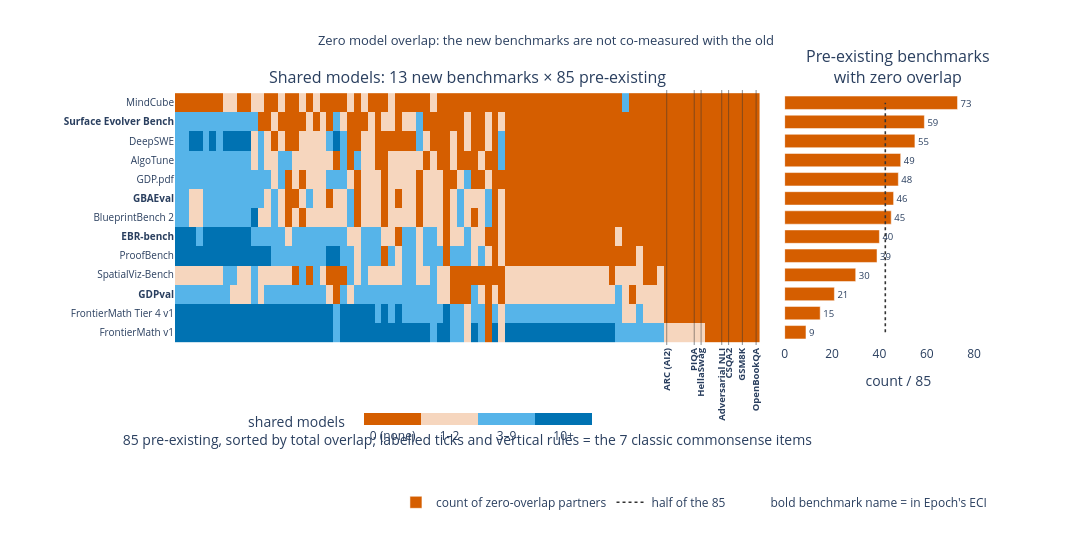

Write notebook code for a chart like this one.
### Markdown cell above
### 2 · GBAEval shares **zero** models with all 7 classic commonsense benchmarks, and with **46 of 85** pre-existing ones.
Seven of the 13 new benchmarks have no model overlap with more than half the old set (median 45 of 85). A zero-overlap pair has **no direct evidence** tying its loadings together — only a path through third benchmarks.

### Code cell
mods = {b: set(RAW.loc[RAW["benchmark"] == b, "model_version"]) for b in BEN}
OV = np.array([[len(mods[n] & mods[o]) for o in OLD] for n in NEW])
gb_classic = [int(len(mods["GBAEval"] & mods[c])) for c in CLASSIC]
assert sum(gb_classic) == 0, gb_classic
zeros = (OV == 0).sum(axis=1)
o_new = np.argsort(zeros)                                   # fewest zeros at the bottom
o_old = np.argsort([-OV[:, j].sum() for j in range(len(OLD))])
ylab = [f"<b>{NEW[i]}</b>" if NEW[i] in NEW_IN else NEW[i] for i in o_new]
# 4 legible bands instead of a continuous scale the eye cannot read
BINS, BCOL = [0, 1, 3, 10], [C["verm"], "#F6D6BE", C["sky"], C["blue"]]
BTXT = ["0 (none)", "1–2", "3–9", "10+"]
Z = np.digitize(OV[np.ix_(o_new, o_old)], BINS, right=False) - 1
scale = []
for i, col in enumerate(BCOL):
    scale += [[i / 4, col], [(i + 1) / 4, col]]

fig = make_subplots(rows=1, cols=2, shared_yaxes=True, column_widths=[0.72, 0.28],
                    horizontal_spacing=0.03,
                    subplot_titles=["Shared models: 13 new benchmarks × 85 pre-existing",
                                    "Pre-existing benchmarks<br>with zero overlap"])
fig.add_trace(go.Heatmap(z=Z, x=[OLD[j] for j in o_old], y=ylab,
                         zmin=-0.5, zmax=3.5, colorscale=scale,
                         colorbar=dict(title=dict(text="shared models", side="right"),
                                       orientation="h", thickness=12, len=0.42, x=0.30,
                                       y=-0.42, tickvals=[0, 1, 2, 3], ticktext=BTXT),
                         customdata=OV[np.ix_(o_new, o_old)],
                         hovertemplate="%{y} × %{x}: %{customdata} shared<extra></extra>"),
              row=1, col=1)
for c in CLASSIC:
    fig.add_vline(x=list(o_old).index(OLD.index(c)), line=dict(color=C["dark"], width=1),
                  opacity=0.5, row=1, col=1)
fig.update_xaxes(tickmode="array",
                 tickvals=[list(o_old).index(OLD.index(c)) for c in CLASSIC],
                 ticktext=[f"<b>{c}</b>" for c in CLASSIC], tickangle=-90,
                 tickfont=dict(size=9.5), range=[-0.5, len(OLD) - 0.5],
                 title_text="85 pre-existing, sorted by total overlap; labelled ticks and "
                            "vertical rules = the 7 classic commonsense items", row=1, col=1)
fig.add_trace(go.Bar(x=zeros[o_new], y=ylab, orientation="h", marker_color=C["verm"],
                     name="count of zero-overlap partners", text=zeros[o_new],
                     textposition="outside", textfont=dict(size=10),
                     hovertemplate="%{y}: %{x} / 85 zero<extra></extra>"), row=1, col=2)
fig.add_trace(go.Scatter(x=[42.5] * 2, y=[ylab[0], ylab[-1]], mode="lines",
                         name="half of the 85", line=dict(color=C["dark"], width=1.6, dash="dot")),
              row=1, col=2)
fig.add_trace(go.Bar(x=[None], y=[None], marker_color="rgba(0,0,0,0)",
                     name="bold benchmark name = in Epoch's ECI"), row=1, col=2)
fig.update_xaxes(title_text="count / 85", range=[0, 96], row=1, col=2)
fig.update_yaxes(categoryorder="array", categoryarray=ylab, tickfont=dict(size=10),
                 row=1, col=1)
fig.update_layout(title="Zero model overlap: the new benchmarks are not co-measured with the old",
                  height=560, width=1250, bargap=0.3,
                  legend=dict(orientation="h", y=-0.56, x=0.62, xanchor="center"),
                  margin=dict(t=90, b=215, l=175))
show(fig, "02_overlap")

print(f"GBAEval: {len(mods['GBAEval'])} models · overlap with the 7 classic items "
      f"{gb_classic} · zero-overlap with {int(zeros[NEW.index('GBAEval')])} / 85")
print(f"{int((zeros > 42).sum())} of 13 new benchmarks miss more than half the old set; "
      f"median zero-overlap count {np.median(zeros):.0f}")

### Figure 1 — Plotly figure (JSON) as saved in the notebook; plotly's stock layout.template omitted (floating-point values rounded to 4 significant figures; data arrays with more than 128 entries replaced by an {"elided": "..."} marker saying what was removed)
{"data": [{"colorbar": {"len": 0.42, "orientation": "h", "thickness": 12, "ticktext": ["0 (none)", "1–2", "3–9", "10+"], "tickvals": [0, 1, 2, 3], "title": {"side": "right", "text": "shared models"}, "x": 0.3, "y": -0.42}, "colorscale": [[0.0, "#D55E00"], [0.25, "#D55E00"], [0.25, "#F6D6BE"], [0.5, "#F6D6BE"], [0.5, "#56B4E9"], [0.75, "#56B4E9"], [0.75, "#0072B2"], [1.0, "#0072B2"]], "customdata": {"elided": "13x85 int values"}, "hovertemplate": "%{y} × %{x}: %{customdata} shared<extra></extra>", "type": "heatmap", "x": ["OTIS Mock AIME 2024-2025", "GPQA Diamond", "ARC-AGI", "ARC-AGI-2", "SimpleQA Verified", "WeirdML", "Chess Puzzles", "CritPt", "SciCode", "FrontierMath Tier 4", "FrontierMath", "SimpleBench", "APEX Agents", "SWE-Bench Verified", "TerminalBench", "GSO-Bench", "MATH Level 5", "VPCT", "Visual Task Assessment (VISTA)", "METR Time Horizons", "Humanity's Last Exam", "MultiNRC", "MCP Atlas", "CursorBench", "PostTrainBench", "ForecastBench", "Aider Polyglot", "EnigmaEval", "SWE-Bench Pro", "TutorBench", "Lech Mazur Writing", "MultiChallenge", "GeoBench", "PRBench Finance", "PRBench Legal", "DeepResearchBench", "SWE-Bench Pro (Private)", "VisualToolBench", "BALROG", "Fiction.LiveBench", "CL-Bench", "ExploitBench", "OS World 2", "Cybench", "Remote Labor Index", "FrontierCode", "LiveBench", "CL-Bench Life", "BioLP-bench", "GPQA Main Biology", "GPQA Main Chemistry", "LAB-Bench Cloning", "WMDP Chemistry", "GPQA Diamond Chemistry", "WMDP Biology", "GPQA Diamond Biology", "MMLU Pro Biology", "LAB-Bench Protocol", "MMLU Pro Chemistry", "LAB-Bench SeqQA", "MMLU Biology", "MMLU Chemistry", "LAB-Bench LitQA2", "CAD-Eval", "OS World (Screenshot)", "Video-MME", "SEAL Tool Use (Enterprise)", "AudioMultiChallenge", "MMLU", "The Agent Company", "SEAL Instruction Following", "ARC (AI2)", "TriviaQA", "WinoGrande", "BIG-Bench Hard (BBH)", "PIQA", "HellaSwag", "ScienceQA", "BoolQ", "Adversarial NLI", "CSQA2", "LAMBADA", "GSM8K", "SuperGLUE", "OpenBookQA"], "xaxis": "x", "y": ["FrontierMath v1", "FrontierMath Tier 4 v1", "<b>GDPval</b>", "SpatialViz-Bench", "ProofBench", "<b>EBR-bench</b>", "BlueprintBench 2", "<b>GBAEval</b>", "GDP.pdf", "AlgoTune", "DeepSWE", "<b>Surface Evolver Bench</b>", "MindCube"], "yaxis": "y", "z": {"elided": "13x85 int values"}, "zmax": 3.5, "zmin": -0.5}, {"hovertemplate": "%{y}: %{x} / 85 zero<extra></extra>", "marker": {"color": "#D55E00"}, "name": "count of zero-overlap partners", "orientation": "h", "text": [9.0, 15.0, 21.0, 30.0, 39.0, 40.0, 45.0, 46.0, 48.0, 49.0, 55.0, 59.0, 73.0], "textfont": {"size": 10}, "textposition": "outside", "type": "bar", "x": [9, 15, 21, 30, 39, 40, 45, 46, 48, 49, 55, 59, 73], "xaxis": "x2", "y": ["FrontierMath v1", "FrontierMath Tier 4 v1", "<b>GDPval</b>", "SpatialViz-Bench", "ProofBench", "<b>EBR-bench</b>", "BlueprintBench 2", "<b>GBAEval</b>", "GDP.pdf", "AlgoTune", "DeepSWE", "<b>Surface Evolver Bench</b>", "MindCube"], "yaxis": "y2"}, {"line": {"color": "#333333", "dash": "dot", "width": 1.6}, "mode": "lines", "name": "half of the 85", "type": "scatter", "x": [42.5, 42.5], "xaxis": "x2", "y": ["FrontierMath v1", "MindCube"], "yaxis": "y2"}, {"marker": {"color": "rgba(0,0,0,0)"}, "name": "bold benchmark name = in Epoch's ECI", "type": "bar", "x": [null], "xaxis": "x2", "y": [null], "yaxis": "y2"}], "layout": {"annotations": [{"font": {"size": 16}, "showarrow": false, "text": "Shared models: 13 new benchmarks × 85 pre-existing", "x": 0.3492, "xanchor": "center", "xref": "paper", "y": 1.0, "yanchor": "bottom", "yref": "paper"}, {"font": {"size": 16}, "showarrow": false, "text": "Pre-existing benchmarks<br>with zero overlap", "x": 0.8642, "xanchor": "center", "xref": "paper", "y": 1.0, "yanchor": "bottom", "yref": "paper"}], "bargap": 0.3, "height": 560, "legend": {"orientation": "h", "x": 0.62, "xanchor": "center", "y": -0.56}, "margin": {"b": 215, "l": 175, "t": 90}, "shapes": [{"line": {"color": "#333333", "width": 1}, "opacity": 0.5, "type": "line", "x0": 82, "x1": 82, "xref": "x", "y0": 0, "y1": 1, "yref": "y domain"}, {"line": {"color": "#333333", "width": 1}, "opacity": 0.5, "type": "line", "x0": 84, "x1": 84, "xref": "x", "y0": 0, "y1": 1, "yref": "y domain"}, {"line": {"color": "#333333", "width": 1}, "opacity": 0.5, "type": "line", "x0": 71, "x1": 71, "xref": "x", "y0": 0, "y1": 1, "yref": "y domain"}, {"line": {"color": "#333333", "width": 1}, "opacity": 0.5, "type": "line", "x0": 75, "x1": 75, "xref": "x", "y0": 0, "y1": 1, "yref": "y domain"}, {"line": {"color": "#333333", "width": 1}, "opacity": 0.5, "type": "line", "x0": 76, "x1": 76, "xref": "x", "y0": 0, "y1": 1, "yref": "y domain"}, {"line": {"color": "#333333", "width": 1}, "opacity": 0.5, "type": "line", "x0": 79, "x1": 79, "xref": "x", "y0": 0, "y1": 1, "yref": "y domain"}, {"line": {"color": "#333333", "width": 1}, "opacity": 0.5, "type": "line", "x0": 80, "x1": 80, "xref": "x", "y0": 0, "y1": 1, "yref": "y domain"}], "title": {"font": {"size": 13}, "text": "Zero model overlap: the new benchmarks are not co-measured with the old", "x": 0.5}, "width": 1250, "xaxis": {"anchor": "y", "domain": [0.0, 0.6984], "range": [-0.5, 84.5], "tickangle": -90, "tickfont": {"size": 9.5}, "tickmode": "array", "ticktext": ["<b>GSM8K</b>", "<b>OpenBookQA</b>", "<b>ARC (AI2)</b>", "<b>PIQA</b>", "<b>HellaSwag</b>", "<b>Adversarial NLI</b>", "<b>CSQA2</b>"], "tickvals": [82, 84, 71, 75, 76, 79, 80], "title": {"text": "85 pre-existing, sorted by total overlap; labelled ticks and vertical rules = the 7 classic commonsense items"}}, "xaxis2": {"anchor": "y2", "domain": [0.7284, 1.0], "range": [0, 96], "title": {"text": "count / 85"}}, "yaxis": {"anchor": "x", "categoryarray": ["FrontierMath v1", "FrontierMath Tier 4 v1", "<b>GDPval</b>", "SpatialViz-Bench", "ProofBench", "<b>EBR-bench</b>", "BlueprintBench 2", "<b>GBAEval</b>", "GDP.pdf", "AlgoTune", "DeepSWE", "<b>Surface Evolver Bench</b>", "MindCube"], "categoryorder": "array", "domain": [0.0, 1.0], "tickfont": {"size": 10}}, "yaxis2": {"anchor": "x2", "domain": [0.0, 1.0], "matches": "y", "showticklabels": false}}}
